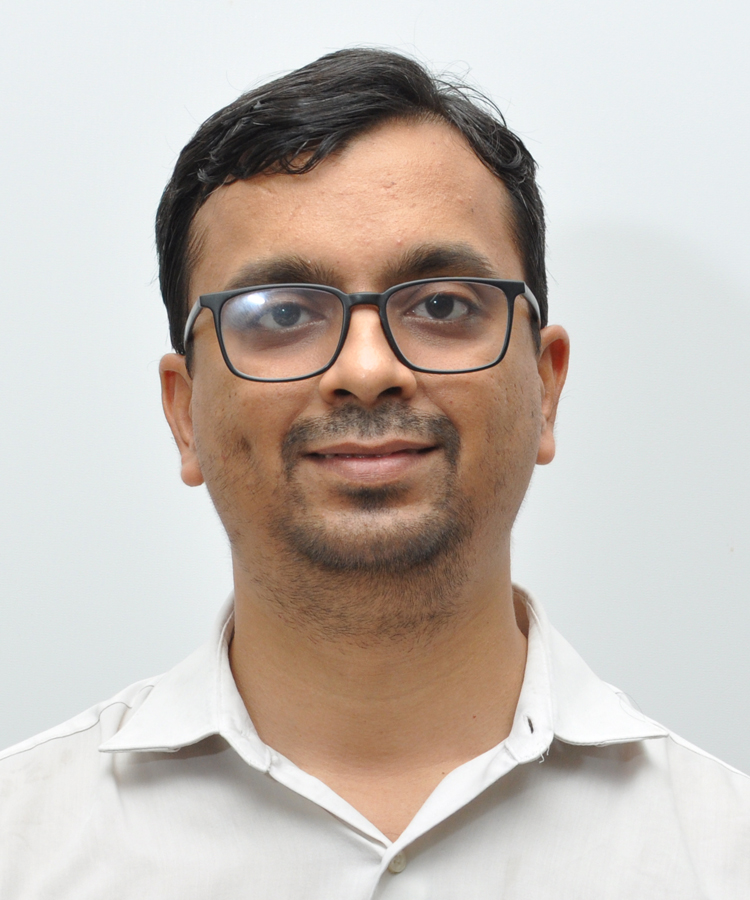
#> input picture ML/faculty.jpg, 750 x 900 px
$ python face_detection.py
#> lines starting #> are read from the running program, lines starting #| are printed output that depends on the picture; after the words box and inside, x2 and y2 are one past the last pixel; in counts of white or black regions, pixels touching at a corner belong together
import cv2

img=cv2.imread("faculty.jpg",cv2.IMREAD_COLOR)
#> img is the input picture: shape (900, 750, 3); mean B, G, R 181.4, 188.6, 197.8
print(img)
#> (printed output is left out)

face_cascade=cv2.CascadeClassifier("haarcascade_frontalface_default.xml")
grey_img=cv2.cvtColor(img,cv2.COLOR_BGR2GRAY)
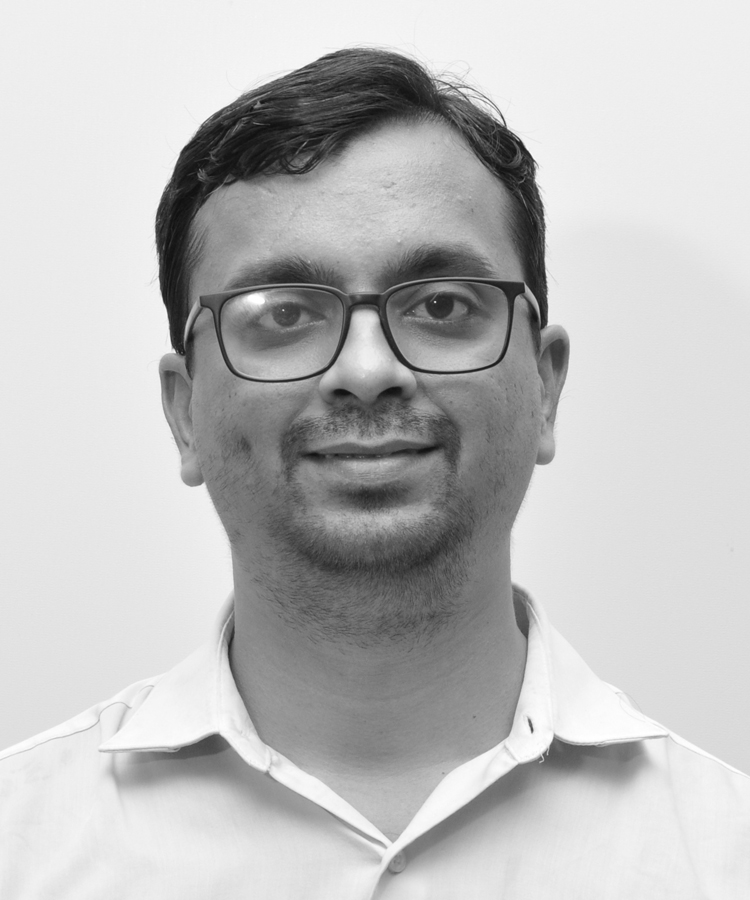
#> grey_img: shape (900, 750); min 10, max 255, mean 190.5

faces=face_cascade.detectMultiScale(grey_img,1.1,4)
#> faces = [[153, 148, 409, 409]]
print(faces)
#| [[153 148 409 409]]

for(x,y,w,h)in faces:
    cv2.rectangle(img,(x,y),(x+w,y+h),(255,0,0),3)
#> this loop made 1 pass
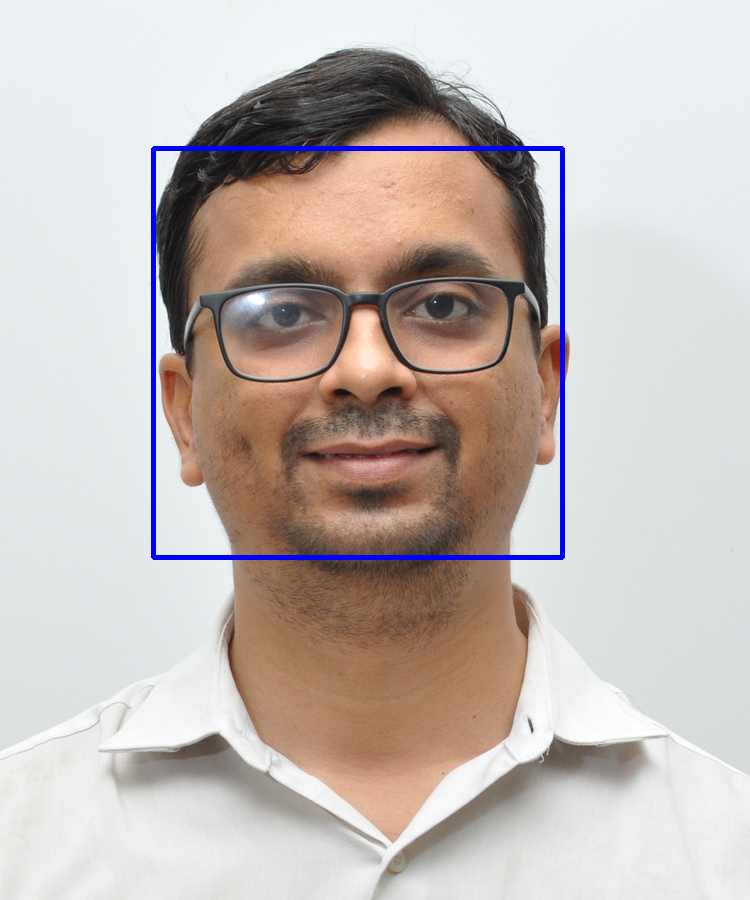
#> img: shape (900, 750, 3); 1.21% of pixels changed, all inside (x1, y1, x2, y2) = (151, 146, 565, 560)

cv2.imshow("Face Detector",img)
cv2.waitKey(10000)
cv2.destroyAllWindows()

$ run again, with ML/baby.jpg copied over ML/faculty.jpg
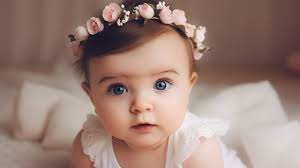
#> input picture ML/baby.jpg, 300 x 168 px
#> img is the input picture: shape (168, 300, 3); mean B, G, R 120.3, 129.8, 157.1
#> (printed output is left out)
#> `grey_img=cv2.cvtColor(img,cv2.COLOR_BGR2GRAY)`:
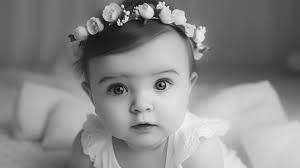
#> grey_img: shape (168, 300); min 2, max 252, mean 136.9
#> faces = [[87, 42, 112, 112]]
#| [[ 87  42 112 112]]
#> the loop `for(x,y,w,h)in faces:` made 1 pass
#> after the loop `for(x,y,w,h)in faces:`:
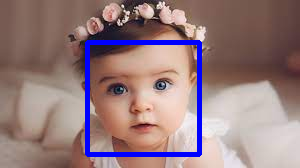
#> img: shape (168, 300, 3); 4.42% of pixels changed, all inside (x1, y1, x2, y2) = (85, 40, 202, 157)
